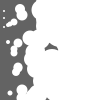
Frame 1 (no input)
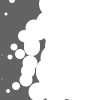
Frame 60 (the mouse pressed at the canvas centre just before this capture)
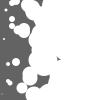
Frame 120 (the mouse held since frame 60 and released just before this capture)

The Processing sketch that drew these frames (run headless with seeded random() and noise(); from frame 60 on, the mouse is pressed at the canvas centre):

// Processing sketch: processing_4472
// ── processing_4472.pde

int q=99;int[]X=new int[q];void setup(){noStroke();for(int i=0;i<q;i++){X[i]=ceil(random(q));}}void draw(){background(q);for(int e=0;e<q;e++){int r=X[e];ellipse(r*2,e,r,r);X[e]=r-1;if(r<0)X[e]=q;}}
